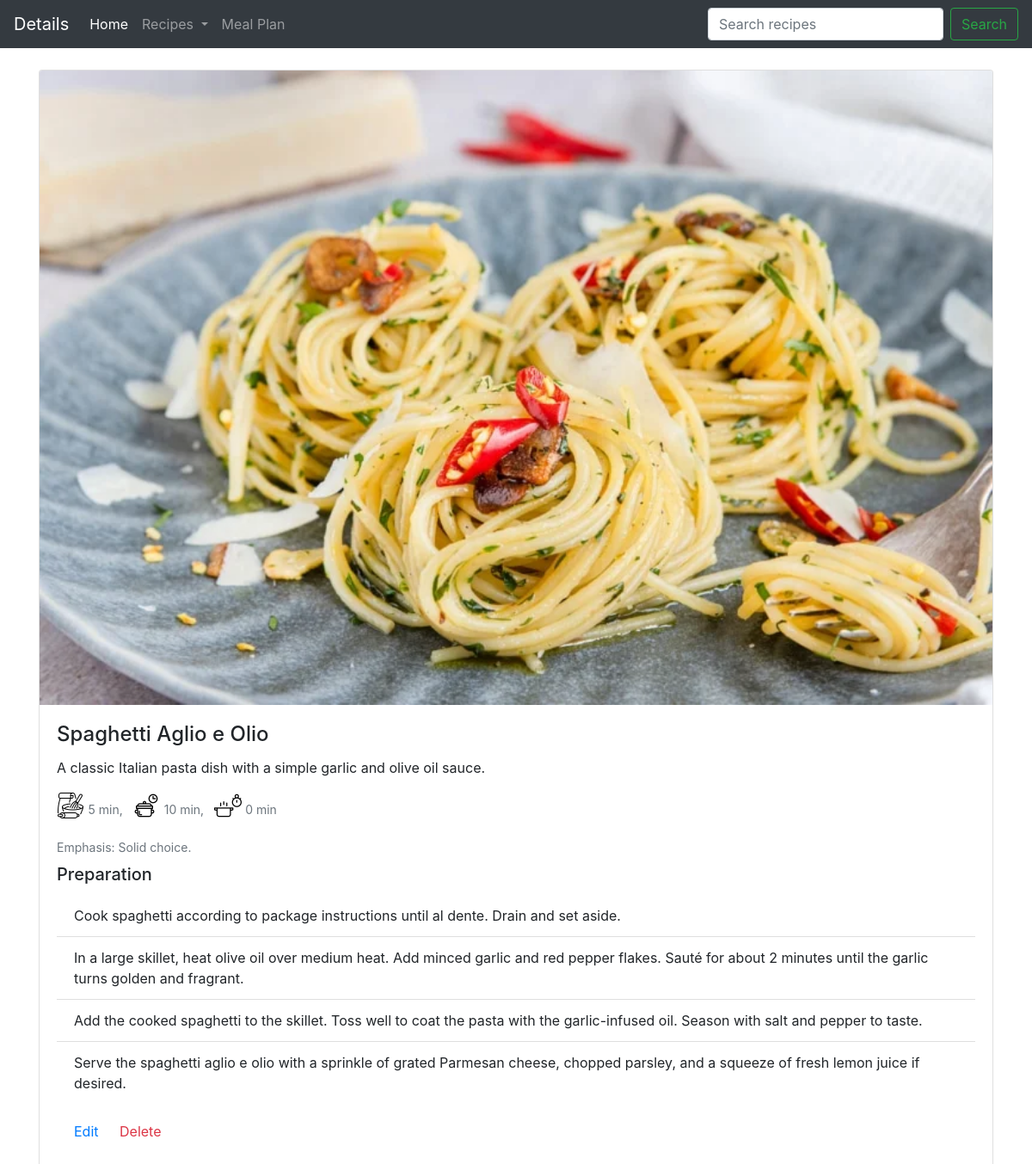
Page /recipe/1/ on the committed database.
### recipe/models.py (models this page shows)
class Recipe(models.Model):
    image = models.ImageField(upload_to='static/images', blank=True, default='static/images/pineapple_rubix.png')
    name = models.CharField(max_length=45)
    mealType = models.CharField(choices=MEAL_TYPES, default='Other', max_length=10)
    description = models.TextField(blank=True, max_length=200)
    directions = models.TextField(blank=True)
    prepTime = models.IntegerField(blank=True, default=0)
    cookTime = models.IntegerField(blank=True, default=0)
    standTime = models.IntegerField(blank=True, default=0)
    emphasis = models.FloatField(blank=True, default=1.0)

### recipe/views.py (the view)
# urls.py: path('recipe/<int:pk>/', get_recipe_detail, name='recipe_detail'),
def get_recipe_detail(request, pk):
    recipe = Recipe.objects.get(id=pk)
    directions_lines = [line for line in recipe.directions.splitlines() if line]
    return render(request, 'recipe/recipe_detail.html', {'page_title': 'Details',
                                                         'recipe': recipe, 'directions_lines': directions_lines})

### templates/recipe/recipe_detail.html (shortened to what this page needs)
{% extends 'recipe/base.html' %}
{% load static %}
{% block content %}
    <div class="card mb-3">
        <img class="card-img-top" src="/{{ recipe.image }}" alt="{{ recipe.name }}">
        <div class="card-body">
            <h4 class="card-title">{{ recipe.name }}</h4>
            <p class="card-text">{{ recipe.description }}</p>
            <p class="card-text custom-icon">
                <img class="custom-icon" src="{% static 'images/preping-time.png' %}" alt="prepping-time">
                <small class="text-muted custom-icon">{{ recipe.prepTime }} min,</small>
                <img class="custom-icon" src="{% static 'images/cooking-time.png' %}" alt="cooking-time">
                <small class="text-muted custom-icon">{{ recipe.cookTime }} min,</small>
                <img class="custom-icon" src="{% static 'images/standing-time.png' %}" alt="standing-time">
                <small class="text-muted custom-icon">{{ recipe.standTime }} min</small>
            </p>
            <p class="card-text custom-icon">
                {% if recipe.emphasis > 2 %}
                    <small class="text-muted">Emphasis: I can eat this everyday!</small>
                {% elif recipe.emphasis > 1 %}
                    <small class="text-muted">Emphasis: One of my favorites!</small>
                {% elif recipe.emphasis == 1 %}
                    <small class="text-muted custom-icon">Emphasis: Solid choice.</small>
                {% else %}
                    <small class="text-muted">Emphasis: Once every blue moon.</small>
                {% endif %}
            </p>
            <h5 class="card-title">Preparation</h5>
            <ul class="list-group list-group-flush">
                {% for line in directions_lines %}
                    <li class="list-group-item">{{ line }}</li>
                {% endfor %}
            </ul>
            <div class="card-body">
                <a href="{% url 'edit_recipe' pk=recipe.id %}" class="card-link">Edit</a>
                <a href="" class="card-link text-danger" data-toggle="modal"
                   data-target="#deleteConfirmation">Delete</a>
            </div>
        </div>
    </div>
{% endblock %}

### static/css/main.css (style rules this page uses)
img.custom-icon { width: 32px; padding-bottom: 12px; }
p.custom-icon { margin-bottom: 0.5rem; }
small.custom-icon { padding-right: 7px; }

### rows in the picture
Recipe: image (picture), name "Spaghetti Aglio e Olio", description "A classic Italian pasta dish with a simple garlic and olive oil sauce.", prepTime "5", cookTime "10", standTime "0"

### other values in the picture
{{ page_title }} "Details"
{{ line }} "Cook spaghetti according to package instructions until al dente. Drain and set aside." "In a large skillet, heat olive oil over medium heat. Add minced garlic and red pepper flakes. Sauté for about 2 minutes until the garlic turns golden and fragrant." "Add the cooked spaghetti to the skillet. Toss well to coat the pasta with the garlic-infused oil. Season with salt and pepper to taste." "Serve the spaghetti aglio e olio with a sprinkle of grated Parmesan cheese, chopped parsley, and a squeeze of fresh lemon juice if desired."
